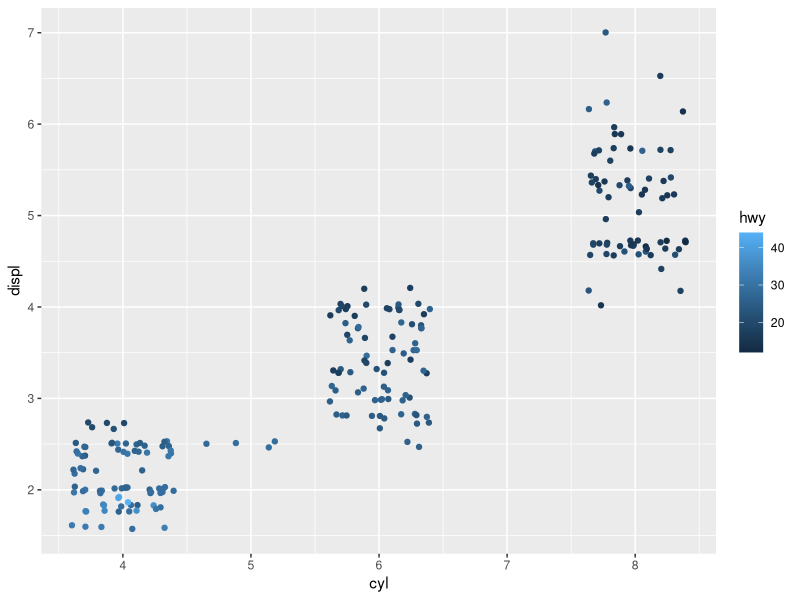
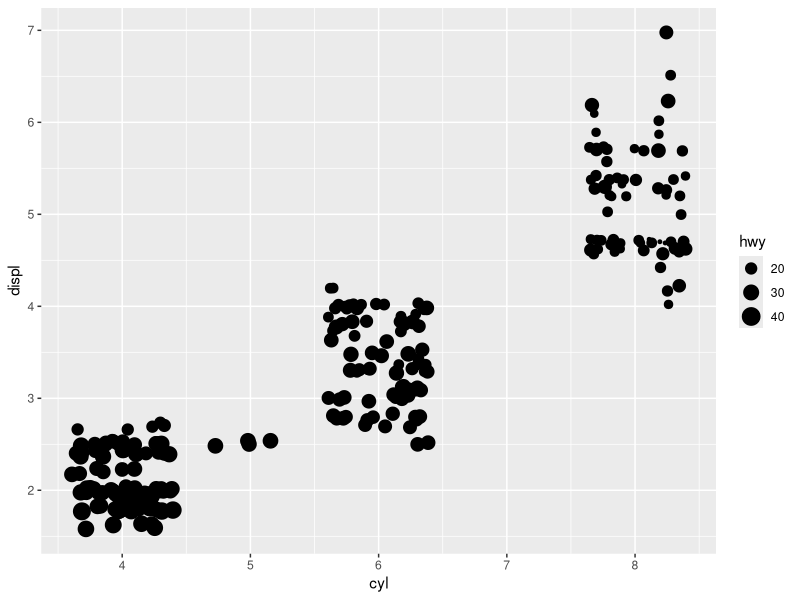
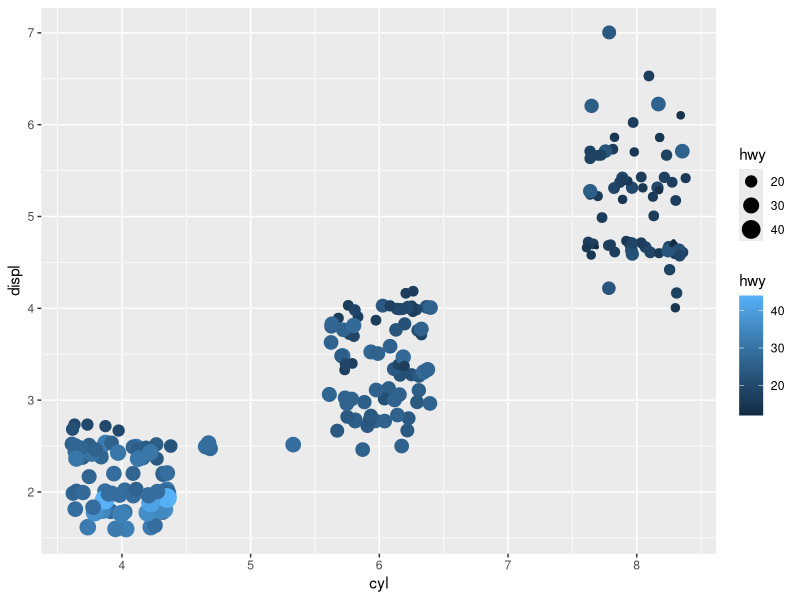
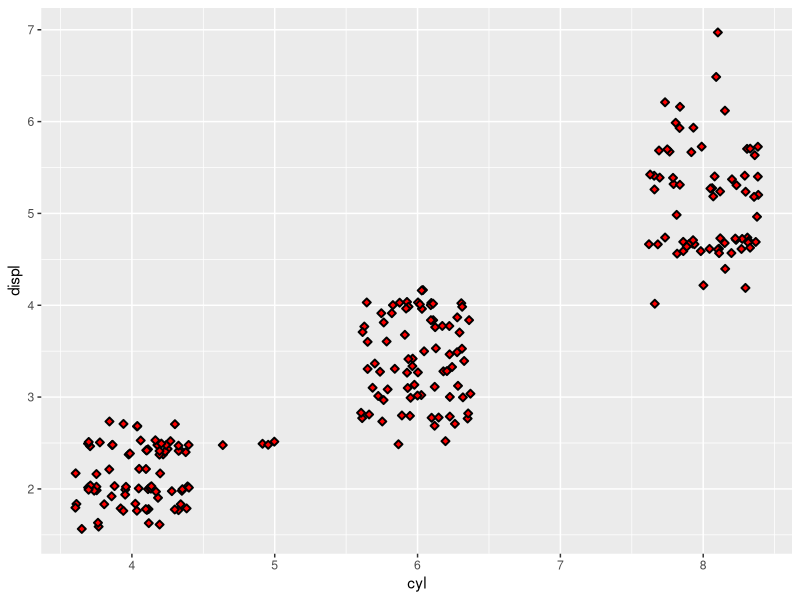
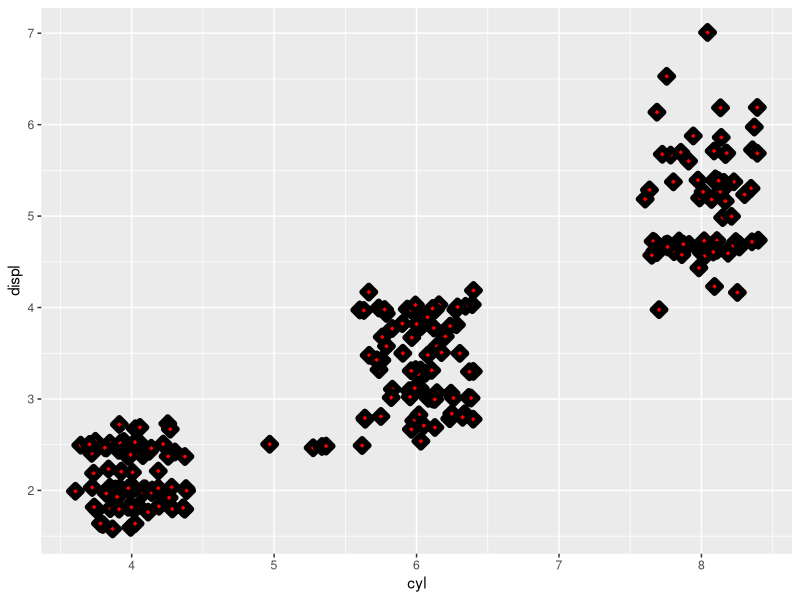
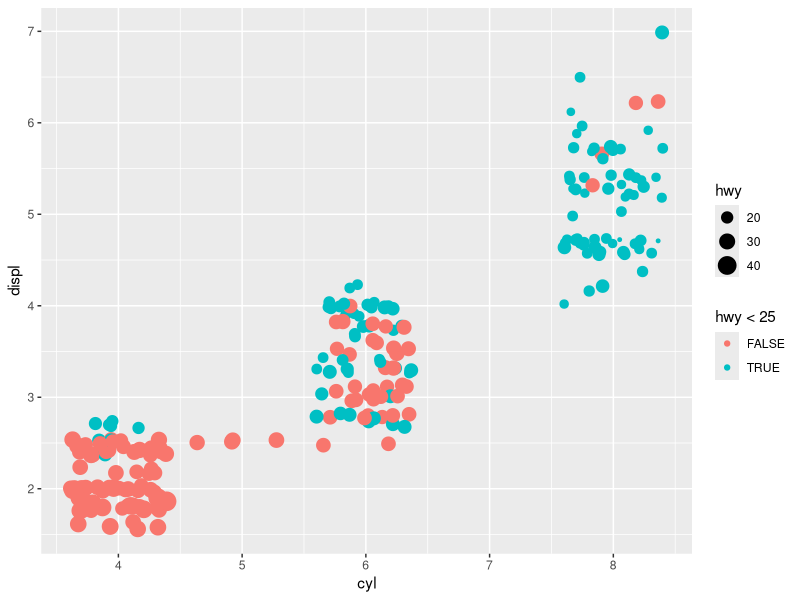

These charts were generated, in order, by the following R code:
## ---- chunk 1
knitr::opts_chunk$set(echo = TRUE)
## ---- chunk 2
library(ggplot2)
## ---- chunk 3
ggplot(data = mpg) +
  geom_jitter(mapping = aes(x = cyl, y = displ, color = hwy))
## ---- chunk 4
ggplot(data = mpg) +
  geom_jitter(mapping = aes(x = cyl, y = displ, size = hwy))
## ---- chunk 5
ggplot(data = mpg) +
  geom_jitter(mapping = aes(x = cyl, y = displ, size = hwy, color = hwy))
## ---- chunk 6
ggplot(data = mpg) +
  geom_jitter(mapping = aes(x = cyl, y = displ),shape = 23, fill = 'red', stroke = 1)
## ---- chunk 7
ggplot(data = mpg) +
  geom_jitter(mapping = aes(x = cyl, y = displ), shape = 23, fill = 'red', stroke = 3)
## ---- chunk 8
ggplot(data = mpg) +
  geom_jitter(mapping = aes(x = cyl, y = displ, size = hwy, color = hwy < 25))
